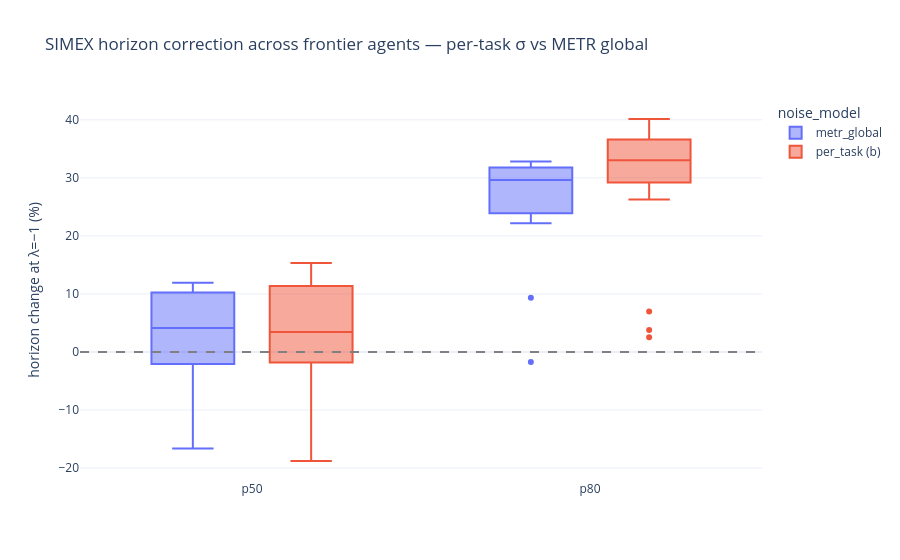

Source (notebook cell):
### Code cell
fig = px.box(
    frontier_correction, x="quantile", y="pct_change", color="noise_model",
    title="SIMEX horizon correction across frontier agents — per-task σ vs METR global",
    labels={"pct_change": "horizon change at λ=−1 (%)", "quantile": ""},
)
fig.add_hline(y=0, line_dash="dash", line_color="gray")
fig.write_image(FIGURES / "d_simex_correction.png", width=850, height=500, scale=2)
show(fig)

### Figure 1 — Plotly figure (JSON) as saved in the notebook; plotly's stock layout.template omitted (floating-point values rounded to 4 significant figures)
{"data": [{"alignmentgroup": "True", "hovertemplate": "noise_model=metr_global<br>=%{x}<br>horizon change at λ=−1 (%)=%{y}<extra></extra>", "legendgroup": "metr_global", "marker": {"color": "#636efa"}, "name": "metr_global", "notched": false, "offsetgroup": "metr_global", "orientation": "v", "showlegend": true, "type": "box", "x": ["p50", "p80", "p50", "p80", "p50", "p80", "p50", "p80", "p50", "p80", "p50", "p80", "p50", "p80", "p50", "p80", "p50", "p80", "p50", "p80", "p50", "p80", "p50", "p80", "p50", "p80", "p50", "p80", "p50", "p80", "p50", "p80", "p50", "p80"], "x0": " ", "xaxis": "x", "y": [7.873, 31.56, 9.939, 29.72, 4.138, 25.44, -0.155, 32.36, -16.62, 23.96, 11.26, 32.76, 11.49, 22.17, 11.09, 23.67, 11.92, 26.65, -2.021, 32.81, -3.518, 29.63, -2.15, 32.17, -5.565, 9.333, -1.254, -1.719, 5.953, 30.98, 9.67, 31.62, 3.339, 29.27], "y0": " ", "yaxis": "y"}, {"alignmentgroup": "True", "hovertemplate": "noise_model=per_task (b)<br>=%{x}<br>horizon change at λ=−1 (%)=%{y}<extra></extra>", "legendgroup": "per_task (b)", "marker": {"color": "#EF553B"}, "name": "per_task (b)", "notched": false, "offsetgroup": "per_task (b)", "orientation": "v", "showlegend": true, "type": "box", "x": ["p50", "p80", "p50", "p80", "p50", "p80", "p50", "p80", "p50", "p80", "p50", "p80", "p50", "p80", "p50", "p80", "p50", "p80", "p50", "p80", "p50", "p80", "p50", "p80", "p50", "p80", "p50", "p80", "p50", "p80", "p50", "p80", "p50", "p80"], "x0": " ", "xaxis": "x", "y": [8.76, 38.8, 11.73, 37.82, 3.426, 30.18, -1.32, 36.05, -18.78, 26.27, 3.05, 6.979, 15.32, 31.0, 14.21, 32.19, 15.19, 36.02, -3.328, 35.99, -4.925, 32.22, -3.286, 36.43, -0.5173, 2.543, 4.662, 3.796, 6.244, 37.2, 11.24, 40.14, 2.338, 33.02], "y0": " ", "yaxis": "y"}], "layout": {"boxmode": "group", "legend": {"title": {"text": "noise_model"}, "tracegroupgap": 0}, "shapes": [{"line": {"color": "gray", "dash": "dash"}, "type": "line", "x0": 0, "x1": 1, "xref": "x domain", "y0": 0, "y1": 0, "yref": "y"}], "title": {"text": "SIMEX horizon correction across frontier agents — per-task σ vs METR global"}, "xaxis": {"anchor": "y", "domain": [0.0, 1.0], "title": {"text": ""}}, "yaxis": {"anchor": "x", "domain": [0.0, 1.0], "title": {"text": "horizon change at λ=−1 (%)"}}}}
